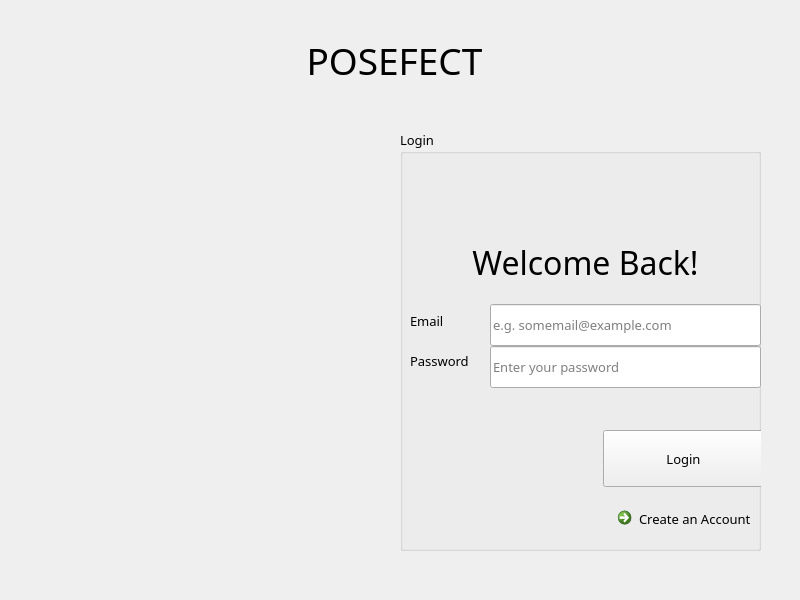
<?xml version="1.0" encoding="UTF-8"?>
<ui version="4.0">
 <author>Anas</author>
 <class>MainWindow</class>
 <widget class="QMainWindow" name="MainWindow">
  <property name="enabled">
   <bool>true</bool>
  </property>
  <property name="geometry">
   <rect>
    <x>0</x>
    <y>0</y>
    <width>800</width>
    <height>600</height>
   </rect>
  </property>
  <property name="minimumSize">
   <size>
    <width>800</width>
    <height>600</height>
   </size>
  </property>
  <property name="maximumSize">
   <size>
    <width>800</width>
    <height>600</height>
   </size>
  </property>
  <property name="font">
   <font>
    <family>Montserrat Medium</family>
    <pointsize>10</pointsize>
    <weight>50</weight>
    <italic>false</italic>
    <bold>false</bold>
   </font>
  </property>
  <property name="windowTitle">
   <string>Posefect - login</string>
  </property>
  <property name="styleSheet">
   <string notr="true"/>
  </property>
  <widget class="QWidget" name="centralwidget">
   <property name="inputMethodHints">
    <set>Qt::ImhLowercaseOnly|Qt::ImhPreferUppercase</set>
   </property>
   <widget class="QWidget" name="verticalLayoutWidget">
    <property name="geometry">
     <rect>
      <x>19</x>
      <y>20</y>
      <width>751</width>
      <height>80</height>
     </rect>
    </property>
    <layout class="QVBoxLayout" name="verticalLayout">
     <item>
      <widget class="QLabel" name="label">
       <property name="font">
        <font>
         <family>Montserrat ExtraBold</family>
         <pointsize>28</pointsize>
         <weight>10</weight>
         <italic>false</italic>
         <bold>false</bold>
        </font>
       </property>
       <property name="autoFillBackground">
        <bool>false</bool>
       </property>
       <property name="styleSheet">
        <string notr="true">font: 81 28pt &quot;Montserrat ExtraBold&quot;;</string>
       </property>
       <property name="text">
        <string>POSEFECT</string>
       </property>
       <property name="scaledContents">
        <bool>false</bool>
       </property>
       <property name="alignment">
        <set>Qt::AlignCenter</set>
       </property>
       <property name="indent">
        <number>0</number>
       </property>
      </widget>
     </item>
    </layout>
   </widget>
   <widget class="QWidget" name="horizontalLayoutWidget">
    <property name="geometry">
     <rect>
      <x>20</x>
      <y>120</y>
      <width>751</width>
      <height>441</height>
     </rect>
    </property>
    <layout class="QHBoxLayout" name="horizontalLayout">
     <item>
      <widget class="QLabel" name="label_2">
       <property name="text">
        <string>&lt;html&gt;&lt;head/&gt;&lt;body&gt;&lt;p&gt;&lt;img src=&quot;:/imagePath/splash-poses.png&quot;/&gt;&lt;/p&gt;&lt;/body&gt;&lt;/html&gt;</string>
       </property>
       <property name="textFormat">
        <enum>Qt::RichText</enum>
       </property>
       <property name="alignment">
        <set>Qt::AlignCenter</set>
       </property>
      </widget>
     </item>
     <item>
      <widget class="QGroupBox" name="groupBox">
       <property name="title">
        <string>Login</string>
       </property>
       <widget class="QLabel" name="login_heading_3">
        <property name="geometry">
         <rect>
          <x>10</x>
          <y>110</y>
          <width>351</width>
          <height>44</height>
         </rect>
        </property>
        <property name="font">
         <font>
          <family>Montserrat ExtraBold</family>
          <pointsize>24</pointsize>
          <weight>10</weight>
          <italic>false</italic>
          <bold>false</bold>
         </font>
        </property>
        <property name="styleSheet">
         <string notr="true">font: 81 24pt &quot;Montserrat ExtraBold&quot;;</string>
        </property>
        <property name="text">
         <string>Welcome Back!</string>
        </property>
        <property name="alignment">
         <set>Qt::AlignCenter</set>
        </property>
       </widget>
       <widget class="QLineEdit" name="passwordEdit">
        <property name="geometry">
         <rect>
          <x>90</x>
          <y>216</y>
          <width>271</width>
          <height>42</height>
         </rect>
        </property>
        <property name="maxLength">
         <number>1000</number>
        </property>
        <property name="echoMode">
         <enum>QLineEdit::Password</enum>
        </property>
        <property name="cursorPosition">
         <number>0</number>
        </property>
        <property name="placeholderText">
         <string>Enter your password</string>
        </property>
        <property name="clearButtonEnabled">
         <bool>true</bool>
        </property>
       </widget>
       <widget class="QCommandLinkButton" name="CreateAnAcc_3">
        <property name="geometry">
         <rect>
          <x>210</x>
          <y>370</y>
          <width>161</width>
          <height>40</height>
         </rect>
        </property>
        <property name="baseSize">
         <size>
          <width>0</width>
          <height>0</height>
         </size>
        </property>
        <property name="cursor">
         <cursorShape>PointingHandCursor</cursorShape>
        </property>
        <property name="acceptDrops">
         <bool>true</bool>
        </property>
        <property name="toolTipDuration">
         <number>300</number>
        </property>
        <property name="layoutDirection">
         <enum>Qt::LeftToRight</enum>
        </property>
        <property name="inputMethodHints">
         <set>Qt::ImhTime</set>
        </property>
        <property name="text">
         <string>Create an Account</string>
        </property>
        <property name="icon">
         <iconset resource="../icons/icons.qrc">
          <normaloff>:/iconPrefix/add-user.png</normaloff>:/iconPrefix/add-user.png</iconset>
        </property>
        <property name="iconSize">
         <size>
          <width>20</width>
          <height>20</height>
         </size>
        </property>
       </widget>
       <widget class="QLabel" name="mail_label_3">
        <property name="geometry">
         <rect>
          <x>10</x>
          <y>170</y>
          <width>56</width>
          <height>42</height>
         </rect>
        </property>
        <property name="text">
         <string>Email</string>
        </property>
       </widget>
       <widget class="QPushButton" name="pushButton_3">
        <property name="geometry">
         <rect>
          <x>203</x>
          <y>300</y>
          <width>161</width>
          <height>57</height>
         </rect>
        </property>
        <property name="cursor">
         <cursorShape>PointingHandCursor</cursorShape>
        </property>
        <property name="focusPolicy">
         <enum>Qt::StrongFocus</enum>
        </property>
        <property name="acceptDrops">
         <bool>true</bool>
        </property>
        <property name="toolTipDuration">
         <number>300</number>
        </property>
        <property name="styleSheet">
         <string notr="true"/>
        </property>
        <property name="text">
         <string>Login</string>
        </property>
        <property name="icon">
         <iconset resource="../icons/icons.qrc">
          <normaloff>:/iconPrefix/move-right.png</normaloff>:/iconPrefix/move-right.png</iconset>
        </property>
        <property name="checkable">
         <bool>false</bool>
        </property>
        <property name="autoRepeat">
         <bool>false</bool>
        </property>
       </widget>
       <widget class="QLineEdit" name="emailEdit">
        <property name="geometry">
         <rect>
          <x>90</x>
          <y>174</y>
          <width>271</width>
          <height>42</height>
         </rect>
        </property>
        <property name="styleSheet">
         <string notr="true"/>
        </property>
        <property name="maxLength">
         <number>1000</number>
        </property>
        <property name="frame">
         <bool>true</bool>
        </property>
        <property name="cursorPosition">
         <number>0</number>
        </property>
        <property name="placeholderText">
         <string>e.g. somemail@example.com</string>
        </property>
        <property name="cursorMoveStyle">
         <enum>Qt::VisualMoveStyle</enum>
        </property>
        <property name="clearButtonEnabled">
         <bool>true</bool>
        </property>
       </widget>
       <widget class="QLabel" name="pass_label_3">
        <property name="geometry">
         <rect>
          <x>10</x>
          <y>210</y>
          <width>82</width>
          <height>42</height>
         </rect>
        </property>
        <property name="text">
         <string>Password</string>
        </property>
       </widget>
      </widget>
     </item>
    </layout>
   </widget>
  </widget>
 </widget>
 <layoutdefault spacing="8" margin="10"/>
 <layoutfunction spacing="8" margin="8"/>
 <resources>
  <include location="../font/fonts.qrc"/>
  <include location="../icons/icons.qrc"/>
  <include location="../Images/images.qrc"/>
 </resources>
 <connections/>
</ui>
